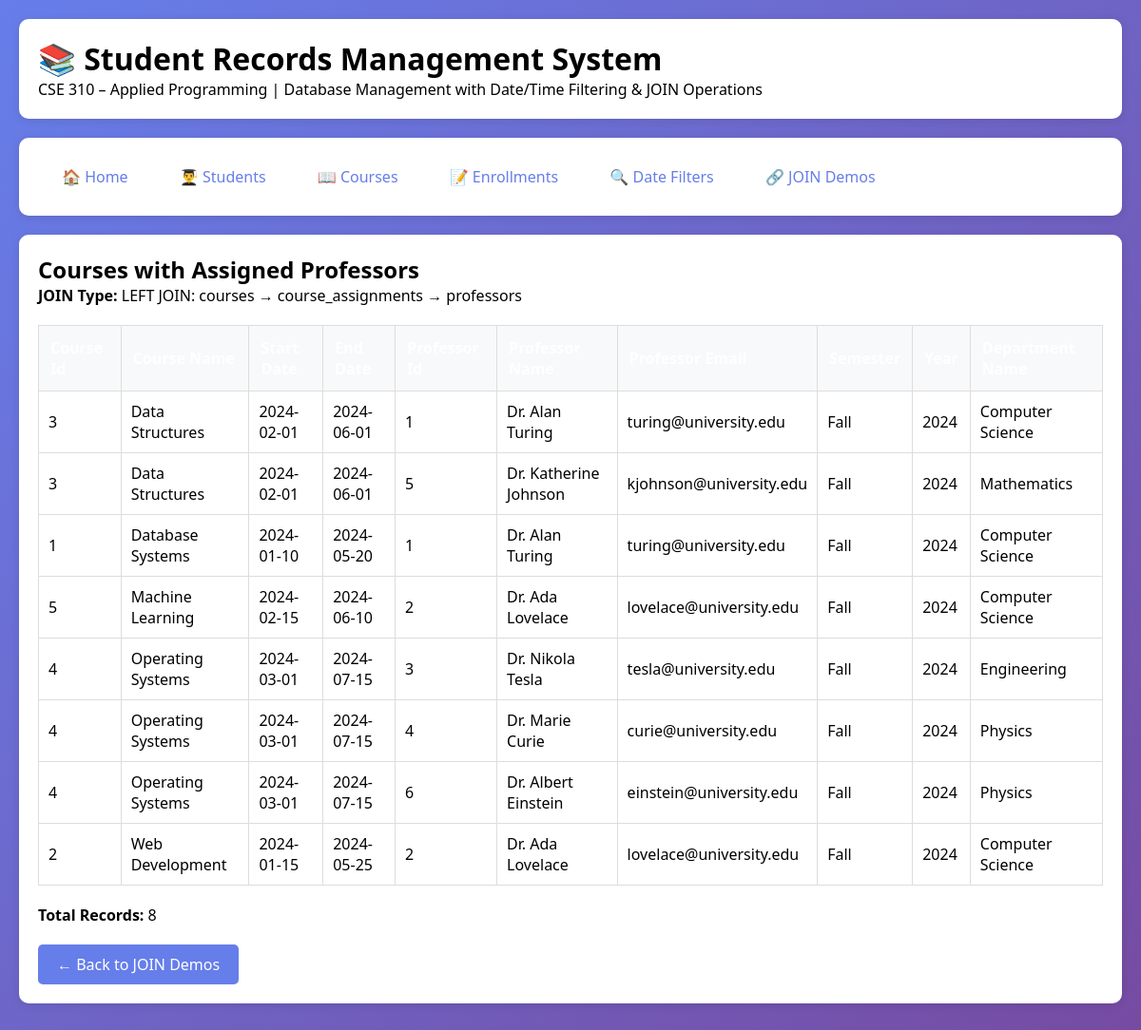
The page /joins/courses-with-professors on the database its author committed.
### tables this page shows
CREATE TABLE course_assignments (
        assignment_id INTEGER PRIMARY KEY AUTOINCREMENT,
        professor_id INTEGER,
        course_id INTEGER,
        semester TEXT,
        year INTEGER,
        FOREIGN KEY(professor_id) REFERENCES professors(professor_id) ON DELETE CASCADE,
        FOREIGN KEY(course_id) REFERENCES courses(course_id) ON DELETE CASCADE
    );

CREATE TABLE courses (
        course_id INTEGER PRIMARY KEY AUTOINCREMENT,
        course_name TEXT NOT NULL,
        start_date DATE,
        end_date DATE
    );

CREATE TABLE professors (
        professor_id INTEGER PRIMARY KEY AUTOINCREMENT,
        name TEXT NOT NULL,
        email TEXT UNIQUE,
        hire_date DATE,
        department_id INTEGER,
        salary INTEGER,
        FOREIGN KEY(department_id) REFERENCES departments(department_id) ON DELETE SET NULL
    );

CREATE TABLE departments (
        department_id INTEGER PRIMARY KEY AUTOINCREMENT,
        department_name TEXT NOT NULL UNIQUE,
        building TEXT,
        budget INTEGER,
        dean_name TEXT
    );

### api.py (the view)
@app.route('/joins/courses-with-professors')
def joins_courses_with_professors():
    results = get_courses_with_professors()
    return render_template('join_results.html',
                         results=results,
                         title="Courses with Assigned Professors",
                         join_type="LEFT JOIN: courses → course_assignments → professors")

### database.py (called while the page is built)
def get_db_connection():
    conn = sqlite3.connect(DATABASE)
    conn.row_factory = sqlite3.Row
    conn.execute("PRAGMA foreign_keys = ON")
    return conn

### student_records.py (called while the page is built)
def get_courses_with_professors():
    conn = get_db_connection()
    cursor = conn.cursor()
    cursor.execute("""
    SELECT
        c.course_id,
        c.course_name,
        c.start_date,
        c.end_date,
        p.professor_id,
        p.name AS professor_name,
        p.email AS professor_email,
        ca.semester,
        ca.year,
        d.department_name
    FROM courses c
    LEFT JOIN course_assignments ca ON c.course_id = ca.course_id
    LEFT JOIN professors p ON ca.professor_id = p.professor_id
    LEFT JOIN departments d ON p.department_id = d.department_id
    ORDER BY c.course_name
    """)
    results = cursor.fetchall()
    conn.close()
    return [dict(row) for row in results]

### templates/join_results.html
{% extends "base.html" %}
{% block content %}
<h2>{{ title }}</h2>
<p><strong>JOIN Type:</strong> {{ join_type }}</p>
{% if results %}
    <div style="overflow-x: auto;">
        <table style="width: 100%; border-collapse: collapse;">
            <thead>
                <tr style="background-color: #667eea; color: white;">
                    {% for key in results[0].keys() %}
                    <th style="padding: 12px; text-align: left; border: 1px solid #ddd;">{{ key.replace('_', ' ').title() }}</th>
                    {% endfor %}
                </tr>
            </thead>
            <tbody>
                {% for row in results %}
                <tr style="border-bottom: 1px solid #ddd;">
                    {% for value in row.values() %}
                    <td style="padding: 10px; border: 1px solid #ddd;">{{ value if value else 'N/A' }}</td>
                    {% endfor %}
                </tr>
                {% endfor %}
            </tbody>
        </table>
    </div>
    <p style="margin-top: 20px;"><strong>Total Records:</strong> {{ results|length }}</p>
{% else %}
    <div style="background: #f8d7da; color: #721c24; padding: 15px; border-radius: 5px;">
        <p>No records found matching your criteria.</p>
    </div>
{% endif %}
<p style="margin-top: 20px;">
    <a href="/joins" class="btn">← Back to JOIN Demos</a>
</p>
{% endblock %}

### templates/base.html (style rules this page uses)
* { margin: 0; padding: 0; box-sizing: border-box; }
body { font-family: 'Segoe UI', Tahoma, Geneva, Verdana, sans-serif; background: linear-gradient(135deg, #667eea 0%, #764ba2 100%); min-height: 100vh; }
.btn { display: inline-block; padding: 10px 20px; background: #667eea; color: white; text-decoration: none; border-radius: 5px; border: none; cursor: pointer; transition: background 0.3s; }
table { width: 100%; border-collapse: collapse; margin-top: 20px; }
th, td { padding: 12px; text-align: left; border-bottom: 1px solid #ddd; }
th { background: #f8f9fa; font-weight: bold; }

### rows shown on the page
course_assignments: value "3" "1", semester "Fall", year "2024"
courses: course_name "Data Structures", start_date "2024-02-01", end_date "2024-06-01"
professors: name "Dr. Alan Turing", email "turing@university.edu"
departments: department_name "Computer Science"
course_assignments: value "3" "5", semester "Fall", year "2024"
professors: name "Dr. Katherine Johnson", email "kjohnson@university.edu"
departments: department_name "Mathematics"
course_assignments: value "1" "1", semester "Fall", year "2024"
courses: course_name "Database Systems", start_date "2024-01-10", end_date "2024-05-20"
course_assignments: value "5" "2", semester "Fall", year "2024"
courses: course_name "Machine Learning", start_date "2024-02-15", end_date "2024-06-10"
professors: name "Dr. Ada Lovelace", email "lovelace@university.edu"
course_assignments: value "4" "3", semester "Fall", year "2024"
courses: course_name "Operating Systems", start_date "2024-03-01", end_date "2024-07-15"
professors: name "Dr. Nikola Tesla", email "tesla@university.edu"
departments: department_name "Engineering"
course_assignments: value "4" "4", semester "Fall", year "2024"
professors: name "Dr. Marie Curie", email "curie@university.edu"
departments: department_name "Physics"
course_assignments: value "4" "6", semester "Fall", year "2024"
professors: name "Dr. Albert Einstein", email "einstein@university.edu"
course_assignments: value "2" "2", semester "Fall", year "2024"
courses: course_name "Web Development", start_date "2024-01-15", end_date "2024-05-25"

### other values the page prints
{{ title }} "Courses with Assigned Professors"
{{ join_type }} "LEFT JOIN: courses → course_assignments → professors"
{{ results|length }} "8"
